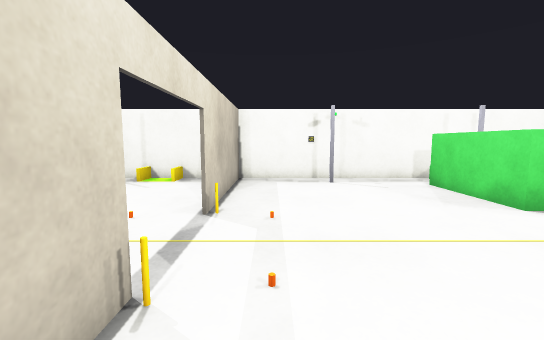
[1] (above)

22 first-person views from a walk through a Gazebo world. The camera is 0.94 m above the floor, tilts 6° down and sees 90° across. The floor is counted in squares, 0.5 m on a side. Each view is taken from the middle of a square. On the plan, view 1 faces up. The plan holds only what a view shows up to about 15 squares ahead; the rest is blank. The place goes on beyond the plan.

[2]
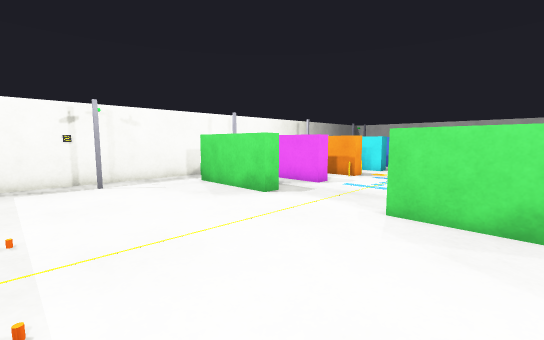

[3]
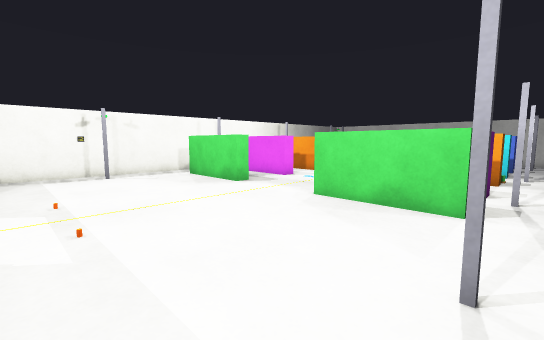

[4]
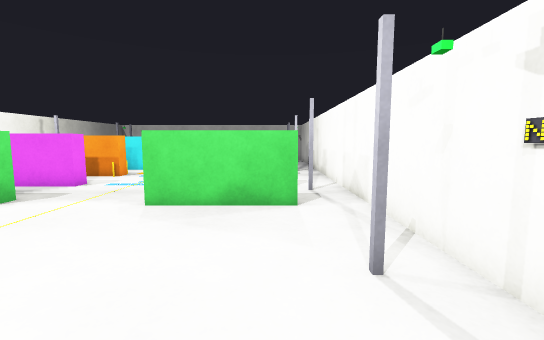

[5]
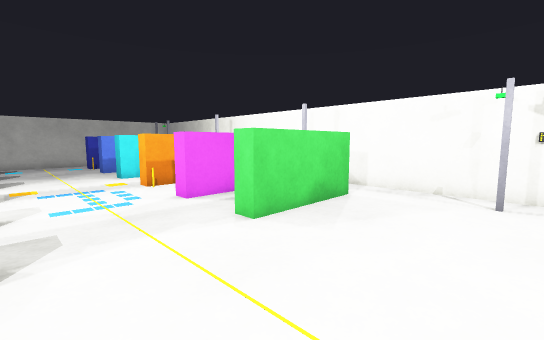

[6]
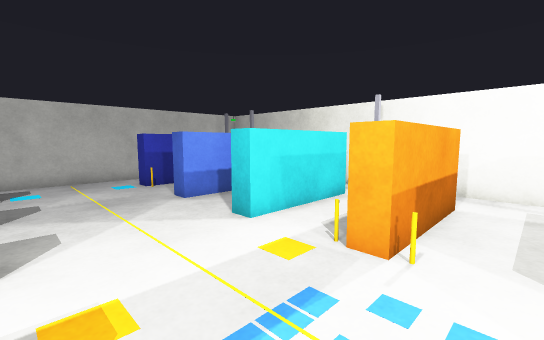

[7]
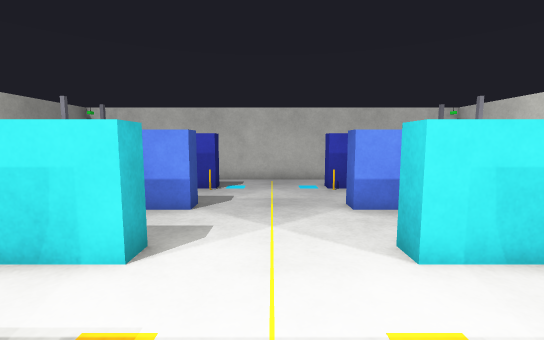

[8]
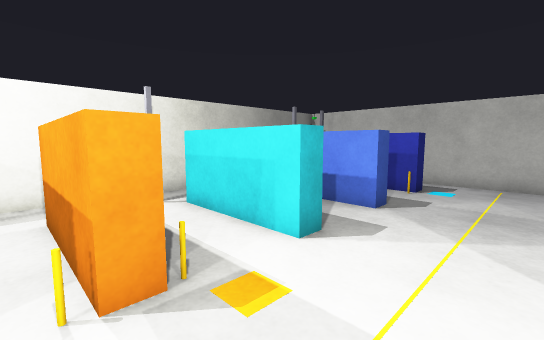

[9]
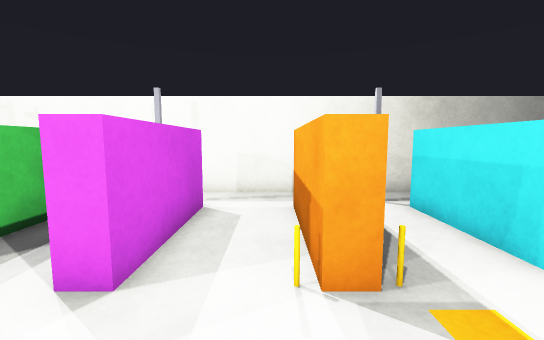

[10]
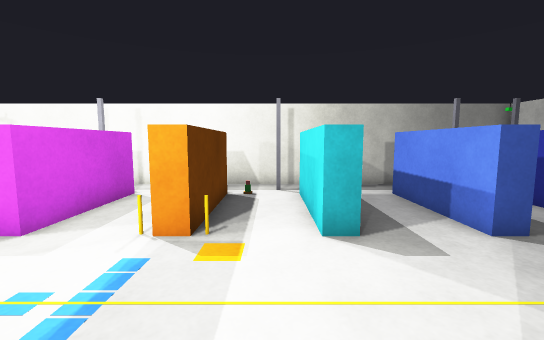

[11]
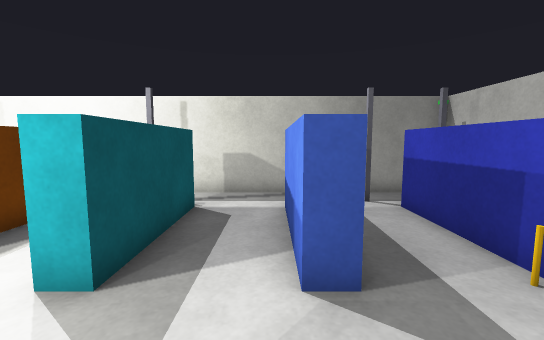

[12]
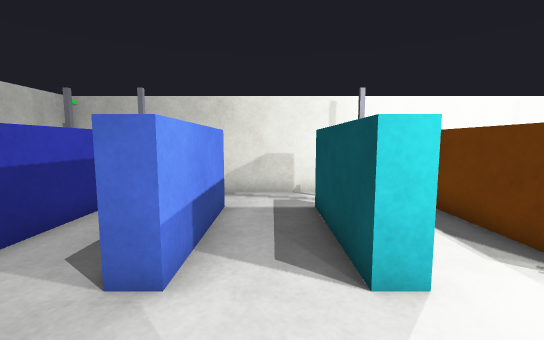

[13]
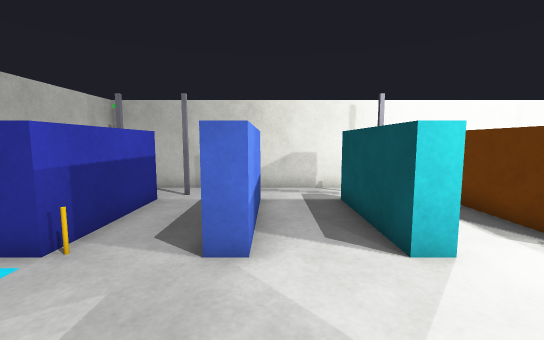

[14]
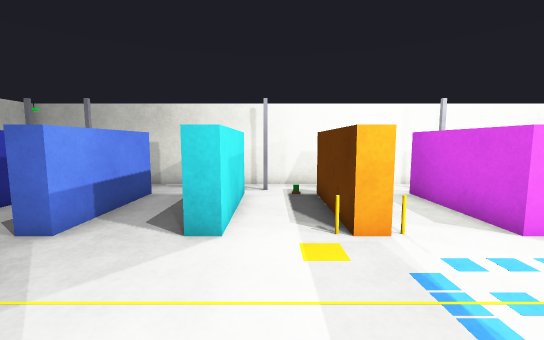

[15]
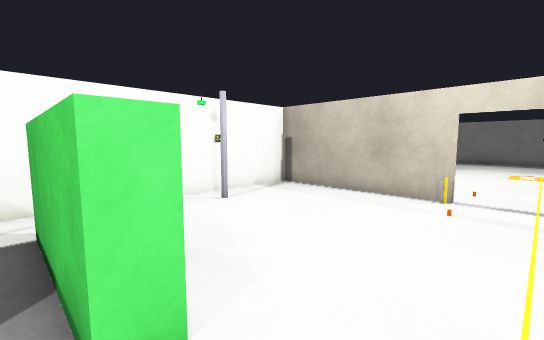

[16]
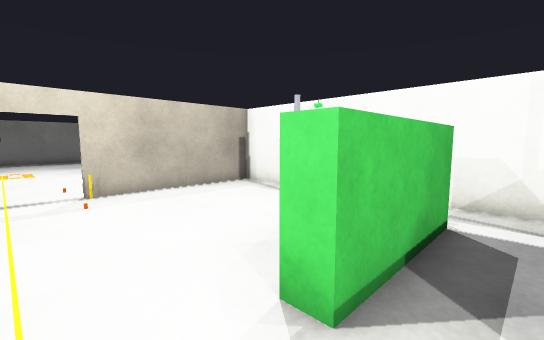

[17]
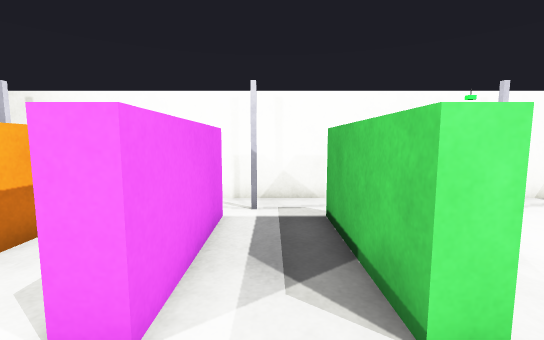

[18]
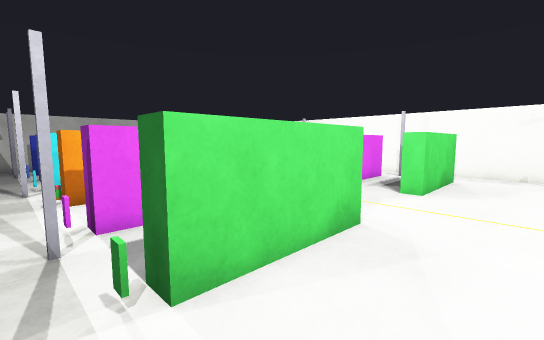

[19]
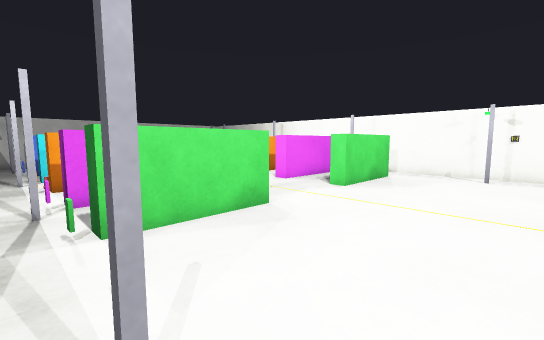

[20]
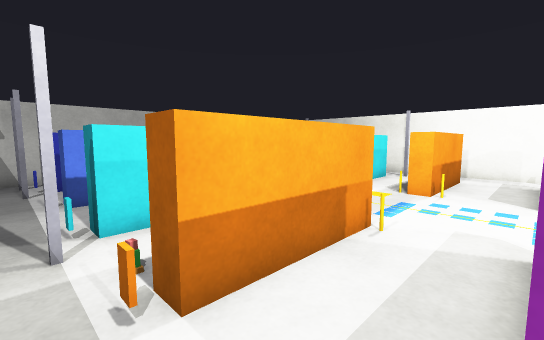

[21]
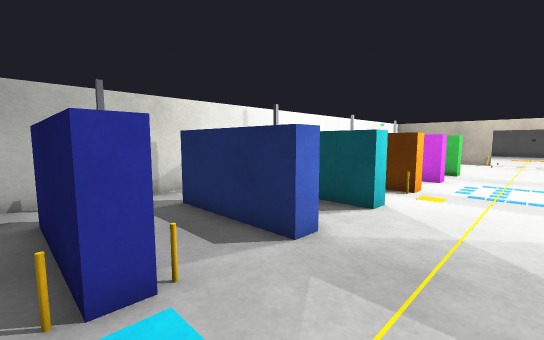

[22]
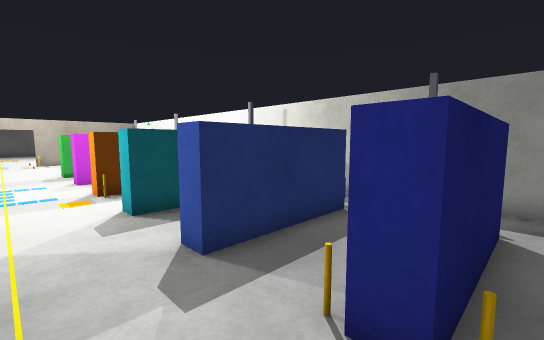

### Floor plan
Ten units are one square. View 1 is at (0, 0); x grows to the right and y downward. Boxes are objects, and circles mark ways between rooms. Rooms are numbered by the first view taken in them; rooms with no view inside come last. Other rooms are left out.
<svg viewBox="-22 -144 290 189">
<path fill="none" stroke="#000" d="M102 -28 110 -28 110 18 104 18M136 -28 144 -28 144 18 136 18 136 -28M170 -28 177 -28 177 18 170 18 170 -28M110 -115 110 -72 102 -72 102 -116M144 -114 144 -72 136 -72 136 -116M76 -115 76 -72 69 -72 69 -116M69 19 69 -28 76 -28M106 40 263 40 263 -1M177 -118 177 -72 170 -72 170 -116M204 18 204 -28 211 -28 211 18M211 -115 211 -72 204 -72 204 -116M237 -72 237 -116M245 -28 245 18M237 18 237 -28M263 -99 263 -139 -17 -139 -17 40 65 40M237 -28 245 -28M263 -10 263 -91M245 -115 245 -72 237 -72M102 15 102 -28M65 40 106 40M76 -28 76 18"/>
<rect x="-15" y="-35" width="10" height="10" fill="#bbb"><title>yellow pole</title></rect>
<rect x="-15" y="-75" width="10" height="10" fill="#bbb"><title>other object</title></rect>
<rect x="-5" y="-35" width="10" height="10" fill="#bbb"><title>orange cylinder</title></rect>
<rect x="-5" y="-75" width="10" height="10" fill="#bbb"><title>other object</title></rect>
<rect x="25" y="15" width="10" height="20" fill="#bbb"><title>pillar</title></rect>
<rect x="25" y="-135" width="10" height="20" fill="#bbb"><title>pillar</title></rect>
<rect x="65" y="-125" width="10" height="10" fill="#bbb"><title>sign</title></rect>
<rect x="85" y="-135" width="20" height="20" fill="#bbb"><title>pillar</title></rect>
<rect x="105" y="-125" width="10" height="10" fill="#bbb"><title>sign</title></rect>
<rect x="125" y="-35" width="10" height="10" fill="#bbb"><title>yellow pole</title></rect>
<rect x="125" y="-75" width="10" height="10" fill="#bbb"><title>yellow pole</title></rect>
<rect x="135" y="-125" width="10" height="10" fill="#bbb"><title>sign</title></rect>
<rect x="145" y="15" width="10" height="10" fill="#bbb"><title>other object</title></rect>
<rect x="145" y="-35" width="10" height="10" fill="#bbb"><title>yellow pole</title></rect>
<rect x="145" y="-75" width="10" height="10" fill="#bbb"><title>yellow pole</title></rect>
<rect x="145" y="-125" width="10" height="10" fill="#bbb"><title>other object</title></rect>
<rect x="145" y="-135" width="10" height="10" fill="#bbb"><title>other object</title></rect>
<rect x="155" y="25" width="10" height="10" fill="#bbb"><title>pillar</title></rect>
<rect x="155" y="-135" width="10" height="20" fill="#bbb"><title>pillar</title></rect>
<rect x="165" y="-125" width="10" height="10" fill="#bbb"><title>sign</title></rect>
<rect x="205" y="-125" width="10" height="10" fill="#bbb"><title>other object</title></rect>
<rect x="225" y="15" width="10" height="20" fill="#bbb"><title>pillar</title></rect>
<rect x="225" y="-35" width="10" height="10" fill="#bbb"><title>yellow pole</title></rect>
<rect x="225" y="-75" width="10" height="10" fill="#bbb"><title>yellow pole</title></rect>
<rect x="225" y="-135" width="10" height="20" fill="#bbb"><title>pillar</title></rect>
<rect x="235" y="-125" width="10" height="10" fill="#bbb"><title>other object</title></rect>
<rect x="245" y="15" width="10" height="20" fill="#bbb"><title>pillar</title></rect>
<rect x="245" y="-135" width="10" height="20" fill="#bbb"><title>pillar</title></rect>
<rect x="245" y="-35" width="10" height="10" fill="#bbb"><title>yellow pole</title></rect>
<rect x="245" y="-75" width="10" height="10" fill="#bbb"><title>yellow pole</title></rect>
<rect x="85" y="15" width="20" height="20" fill="#bbb"><title>pillar</title></rect>
<circle cx="240" cy="-50" r="3" fill="#2a7"/>
<circle cx="75" cy="25" r="3" fill="#2a7"/>
<circle cx="90" cy="-20" r="3" fill="#2a7"/>
<text x="110" y="-50">1</text>
<text x="250" y="-50">2</text>
<text x="90" y="10">3</text>
</svg>
Room 1 opens to room 2. Room 1 opens to room 3.

Where each view was taken, in squares from view 1:
view 1: 0 up, 0 right, facing up
view 2: 0 up, 0 right, facing up-right
view 3: 3 down, 1 left, facing up-right
view 4: 1 down, 1 left, facing right
view 5: 7 up, 2 right, facing down-right
view 6: 7 up, 12 right, facing down-right
view 7: 5 up, 13 right, facing right
view 8: 4 up, 13 right, facing up-right
view 9: 4 up, 13 right, facing up
view 10: 2 up, 16 right, facing up
view 11: 4 up, 20 right, facing up
view 12: 6 up, 19 right, facing down
view 13: 7 up, 20 right, facing down
view 14: 8 up, 16 right, facing down
view 15: 5 up, 8 right, facing down-left
view 16: 5 up, 9 right, facing up-left
view 17: 5 up, 9 right, facing down
view 18: 13 up, 4 right, facing down-right
view 19: 13 up, 1 right, facing down-right
view 20: 13 up, 11 right, facing down-right
view 21: 6 up, 25 right, facing down-left
view 22: 5 up, 25 right, facing up-left
